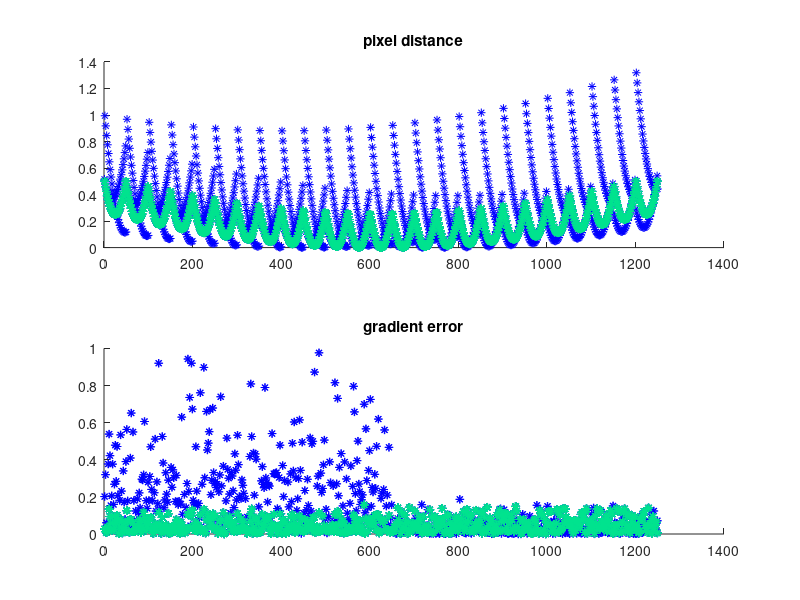

Write MATLAB code to recreate this figure.
clear;clc; close all;

%% Hyper parameters

w1 = 0.0001;
w2 = 1;
beta = 10;

%% Generate data

% image size
umin = 0; umax = 1;
vmin = 0; vmax = 1;

% data dimensions
nuv = 2; nrgb = 3; ng = 2;
n = 25; N = n^2;

% uv data
[uu, vv] = meshgrid(linspace(umin, umax, n),linspace(vmin, vmax, n));
uv = [uu(:)'; vv(:)'];

% rgb data
rgb = rand(nrgb, N);

% true cluster locations
ctrue = [(umax-umin)/4, 3*(umax-umin)/4;
    (vmax - vmin)/2, (vmax - vmin)/2];

% number of clusters
[~,nc] = size(ctrue);

% true map from (r, g, b) to (gx, gy)
Atrue = rand(ng, nrgb, nc);

% true cluster assignment 
err_uv_true = zeros(nc, N);
for i = 1:nc
    err_uv_true(i, :) = sum(bsxfun(@minus, uv, ctrue(:, i)).^2);
end

[~, cluster_ind_true] = min(err_uv_true);

% gradient data
g = zeros(ng, N);
for i = 1:nc
    rgb_i = rgb(:, cluster_ind_true == i);
    g(:,  cluster_ind_true == i) = Atrue(:, :, i)*rgb_i;
end

% initialize linear model
A = repmat(eye(ng, nrgb), 1, 1, nc);

%% soft k means aglorithm

ct = 1; Nmax = 10;
c = rand(nuv, nc);
cmap = winter(Nmax);

while ct < Nmax
    fprintf("----------- Iteration: %f ---------- \n", ct)
    
    %%%%%%%%%%%%%%%%% Compute Error %%%%%%%%%%%%%%%%%%%%
    err_uv = zeros(nc, N);
    err_g = zeros(nc, N);
    
    for i = 1:nc
        %         cluster_mask = cluster_ind == i;
        err_uv(i, :) = sum(bsxfun(@minus, uv, c(:, i)).^2);
        err_g(i, :) = sum((g - A(:,:,i)*rgb).^2);
    end
  
    %%%%%%%%%%%%%%%% Plotting %%%%%%%%%%%%%%%%%%%%%%
    figure(1);
    subplot(2, 1, 1);  hold on;
    plot(err_uv(:), '*', 'color', cmap(ct, :))
%     ylim([0, 2])
    title("pixel distance")
    
    subplot(2, 1, 2);  hold on;
    plot(err_g(:), '*', 'color', cmap(ct, :))
%     ylim([0, 2])
    title('gradient error')
    
    err_tot = w1 * err_uv + w2 * err_g;
    
    fprintf("Average error: %f \r", (mean(err_tot(:))))
    
    fprintf("Centroid error (distance): (%f, %f) \r", vecnorm(c - ctrue, 2))
    fprintf("Amatrix Error: (%f, %f) \r", ...
        norm(A(:, :, 1) - Atrue(:, :, 1), 'fro'), ... 
        norm(A(:, :, 2) - Atrue(:, :, 2), 'fro'))    
    
    %%%%%%%%%%% Soft assign pixels to clusters %%%%%%%%%
    
    z = zeros(nc, N); 
    for i = 1:nc
        z(i, :) = exp(-beta*err_tot(i, :))./sum(exp(-beta*err_tot));
    end
    
    %%%%%%%%%%%%%% Compute new new c, A, b %%%%%%%%%%%%%%
    for i = 1:nc
        c(:, i) = sum(uv.*z(i, :), 2)/sum(z(i, :));
        
%         lhs = zeros(nrgb, ng); 
%         rhs = zeros(nrgb, nrgb); 
%         for j = 1:N
%             lhs = lhs + z(i,j)*rgb(:, j)*g(:, j)'; 
%             rhs = rhs + z(i,j)*rgb(:, j)*rgb(:, j)'; 
%             
%         end
        A(:, :, i) = lscov(rgb', g', z(i, :))';
%         A(:, :, i) = (rhs' \ lhs)';
    end
    
    ct = ct + 1;    
    
end



